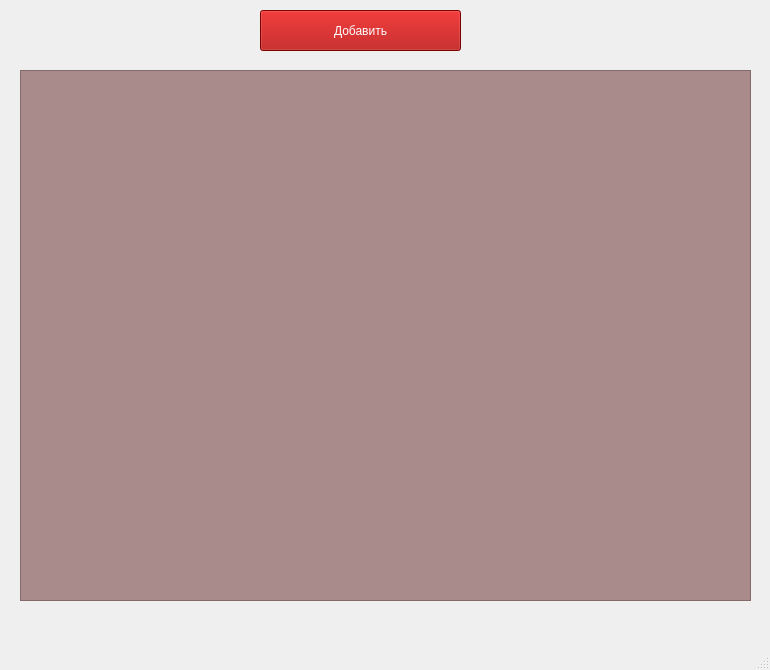
<?xml version="1.0" encoding="UTF-8"?>
<ui version="4.0">
 <class>MainWindow</class>
 <widget class="QMainWindow" name="MainWindow">
  <property name="geometry">
   <rect>
    <x>0</x>
    <y>0</y>
    <width>770</width>
    <height>670</height>
   </rect>
  </property>
  <property name="windowTitle">
   <string>MainWindow</string>
  </property>
  <widget class="QWidget" name="centralwidget">
   <widget class="QTableWidget" name="tableWidget">
    <property name="geometry">
     <rect>
      <x>20</x>
      <y>70</y>
      <width>731</width>
      <height>531</height>
     </rect>
    </property>
    <property name="styleSheet">
     <string notr="true">background-color: rgb(170, 139, 139)</string>
    </property>
   </widget>
   <widget class="QPushButton" name="pushButton">
    <property name="geometry">
     <rect>
      <x>260</x>
      <y>10</y>
      <width>201</width>
      <height>41</height>
     </rect>
    </property>
    <property name="styleSheet">
     <string notr="true">background-color: rgb(170, 0, 0);
color: white</string>
    </property>
    <property name="text">
     <string>Добавить</string>
    </property>
   </widget>
  </widget>
  <widget class="QMenuBar" name="menubar">
   <property name="geometry">
    <rect>
     <x>0</x>
     <y>0</y>
     <width>770</width>
     <height>26</height>
    </rect>
   </property>
  </widget>
  <widget class="QStatusBar" name="statusbar"/>
 </widget>
 <resources/>
 <connections/>
</ui>
